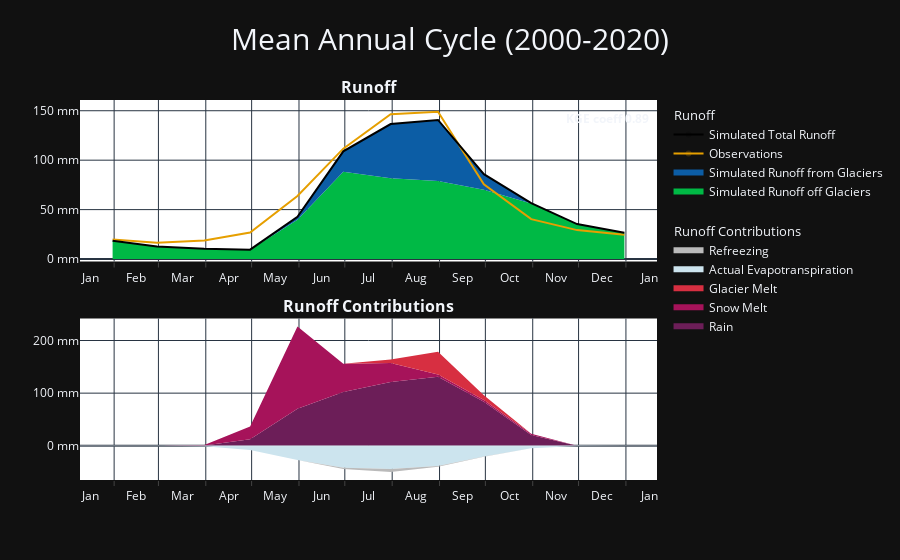

Notebook cell for this chart:
### Markdown cell above
The same works for the long-term seasonal cycle.

### Code cell
output_matilda[10].show()

### Figure 1 — Plotly figure (JSON) as saved in the notebook; plotly's stock layout.template omitted (floating-point values rounded to 4 significant figures)
{"data": [{"fillcolor": "#00B945", "legendgroup": "runoff", "legendgrouptitle": {"text": "Runoff"}, "marker": {"opacity": 0}, "mode": "none", "name": "Simulated Runoff off Glaciers", "stackgroup": "one", "type": "scatter", "x": ["2000-01-31T00:00:00", "2000-02-29T00:00:00", "2000-03-31T00:00:00", "2000-04-30T00:00:00", "2000-05-31T00:00:00", "2000-06-30T00:00:00", "2000-07-31T00:00:00", "2000-08-31T00:00:00", "2000-09-30T00:00:00", "2000-10-31T00:00:00", "2000-11-30T00:00:00", "2000-12-31T00:00:00"], "xaxis": "x", "y": [18.6, 12.82, 10.36, 9.434, 39.86, 88.19, 81.62, 78.96, 69.99, 56.13, 35.37, 26.68], "yaxis": "y"}, {"fillcolor": "#0C5DA5", "legendgroup": "runoff", "marker": {"opacity": 0}, "mode": "none", "name": "Simulated Runoff from Glaciers", "stackgroup": "one", "type": "scatter", "x": ["2000-01-31T00:00:00", "2000-02-29T00:00:00", "2000-03-31T00:00:00", "2000-04-30T00:00:00", "2000-05-31T00:00:00", "2000-06-30T00:00:00", "2000-07-31T00:00:00", "2000-08-31T00:00:00", "2000-09-30T00:00:00", "2000-10-31T00:00:00", "2000-11-30T00:00:00", "2000-12-31T00:00:00"], "xaxis": "x", "y": [2.587e-37, 1.735e-43, 5.059e-48, 0.0541, 2.862, 20.72, 54.89, 61.74, 15.84, 0.4125, 2.983e-18, 1.895e-29], "yaxis": "y"}, {"legendgroup": "runoff", "line": {"color": "#E69F00"}, "marker": {"opacity": 0}, "name": "Observations", "type": "scatter", "x": ["2000-01-31T00:00:00", "2000-02-29T00:00:00", "2000-03-31T00:00:00", "2000-04-30T00:00:00", "2000-05-31T00:00:00", "2000-06-30T00:00:00", "2000-07-31T00:00:00", "2000-08-31T00:00:00", "2000-09-30T00:00:00", "2000-10-31T00:00:00", "2000-11-30T00:00:00", "2000-12-31T00:00:00"], "xaxis": "x", "y": [19.72, 16.44, 18.85, 26.87, 63.85, 111.7, 146.4, 148.9, 75.64, 40.4, 29.26, 24.48], "yaxis": "y"}, {"legendgroup": "runoff", "line": {"color": "black"}, "marker": {"opacity": 0}, "name": "Simulated Total Runoff", "type": "scatter", "x": ["2000-01-31T00:00:00", "2000-02-29T00:00:00", "2000-03-31T00:00:00", "2000-04-30T00:00:00", "2000-05-31T00:00:00", "2000-06-30T00:00:00", "2000-07-31T00:00:00", "2000-08-31T00:00:00", "2000-09-30T00:00:00", "2000-10-31T00:00:00", "2000-11-30T00:00:00", "2000-12-31T00:00:00"], "xaxis": "x", "y": [18.6, 12.82, 10.36, 9.488, 42.72, 108.9, 136.5, 140.7, 85.83, 56.54, 35.37, 26.68], "yaxis": "y"}, {"fillcolor": "#6c1e58", "legendgroup": "runoff2", "legendgrouptitle": {"text": "Runoff Contributions"}, "marker": {"opacity": 0}, "mode": "none", "name": "Rain", "stackgroup": "one", "type": "scatter", "x": ["2000-01-31T00:00:00", "2000-02-29T00:00:00", "2000-03-31T00:00:00", "2000-04-30T00:00:00", "2000-05-31T00:00:00", "2000-06-30T00:00:00", "2000-07-31T00:00:00", "2000-08-31T00:00:00", "2000-09-30T00:00:00", "2000-10-31T00:00:00", "2000-11-30T00:00:00", "2000-12-31T00:00:00"], "xaxis": "x2", "y": [0.0, 0.0, 0.653, 12.64, 70.13, 102.3, 121.1, 131.2, 83.6, 20.56, 0.1494, 0.0], "yaxis": "y2"}, {"fillcolor": "#a6135a", "legendgroup": "runoff2", "marker": {"opacity": 0}, "mode": "none", "name": "Snow Melt", "stackgroup": "one", "type": "scatter", "x": ["2000-01-31T00:00:00", "2000-02-29T00:00:00", "2000-03-31T00:00:00", "2000-04-30T00:00:00", "2000-05-31T00:00:00", "2000-06-30T00:00:00", "2000-07-31T00:00:00", "2000-08-31T00:00:00", "2000-09-30T00:00:00", "2000-10-31T00:00:00", "2000-11-30T00:00:00", "2000-12-31T00:00:00"], "xaxis": "x2", "y": [4.762e-06, 0.0, 0.6507, 24.22, 156.3, 53.48, 36.32, 4.21, 3.521, 2.366, 0.0, 0.0], "yaxis": "y2"}, {"fillcolor": "#d72f41", "legendgroup": "runoff2", "marker": {"opacity": 0}, "mode": "none", "name": "Glacier Melt", "stackgroup": "one", "type": "scatter", "x": ["2000-01-31T00:00:00", "2000-02-29T00:00:00", "2000-03-31T00:00:00", "2000-04-30T00:00:00", "2000-05-31T00:00:00", "2000-06-30T00:00:00", "2000-07-31T00:00:00", "2000-08-31T00:00:00", "2000-09-30T00:00:00", "2000-10-31T00:00:00", "2000-11-30T00:00:00", "2000-12-31T00:00:00"], "xaxis": "x2", "y": [0.0, 0.0, 0.0, 0.0, 0.0, 0.0, 6.606, 43.16, 8.878, 0.1522, 0.0, 0.0], "yaxis": "y2"}, {"fillcolor": "#cce4ee", "legendgroup": "runoff2", "marker": {"opacity": 0}, "mode": "none", "name": "Actual Evapotranspiration", "stackgroup": "two", "type": "scatter", "x": ["2000-01-31T00:00:00", "2000-02-29T00:00:00", "2000-03-31T00:00:00", "2000-04-30T00:00:00", "2000-05-31T00:00:00", "2000-06-30T00:00:00", "2000-07-31T00:00:00", "2000-08-31T00:00:00", "2000-09-30T00:00:00", "2000-10-31T00:00:00", "2000-11-30T00:00:00", "2000-12-31T00:00:00"], "xaxis": "x2", "y": [-4.762e-06, -0.002379, -0.922, -7.977, -26.96, -41.67, -44.12, -38.61, -20.45, -4.563, -0.202, -0.001111], "yaxis": "y2"}, {"fillcolor": "#bababa", "legendgroup": "runoff2", "marker": {"opacity": 0}, "mode": "none", "name": "Refreezing", "stackgroup": "two", "type": "scatter", "x": ["2000-01-31T00:00:00", "2000-02-29T00:00:00", "2000-03-31T00:00:00", "2000-04-30T00:00:00", "2000-05-31T00:00:00", "2000-06-30T00:00:00", "2000-07-31T00:00:00", "2000-08-31T00:00:00", "2000-09-30T00:00:00", "2000-10-31T00:00:00", "2000-11-30T00:00:00", "2000-12-31T00:00:00"], "xaxis": "x2", "y": [-9.524e-06, -0.0, -0.003182, -0.03046, -0.1654, -2.239, -5.514, -1.063, -0.2266, -0.00471, -0.0, -0.0], "yaxis": "y2"}], "layout": {"annotations": [{"font": {"size": 16}, "showarrow": false, "text": "<b> Runoff </b>", "x": 0.5, "xanchor": "center", "xref": "paper", "y": 1.0, "yanchor": "bottom", "yref": "paper"}, {"font": {"size": 16}, "showarrow": false, "text": "<b> Runoff Contributions </b>", "x": 0.5, "xanchor": "center", "xref": "paper", "y": 0.425, "yanchor": "bottom", "yref": "paper"}, {"showarrow": false, "text": "<b>KGE coeff 0.89</b>", "x": 0.99, "xanchor": "right", "xref": "x domain", "y": 0.95, "yref": "y domain"}], "hovermode": "x", "legend": {"groupclick": "toggleitem", "tracegroupgap": 20}, "plot_bgcolor": "white", "shapes": [{"line": {"width": 0.5}, "type": "line", "x0": 0, "x1": 1, "xref": "x2 domain", "y0": 0, "y1": 0, "yref": "y2"}], "title": {"font": {"size": 30}, "text": "Mean Annual Cycle (2000-2020)", "x": 0.5, "xanchor": "center"}, "xaxis": {"anchor": "y", "domain": [0.0, 1.0], "dtick": "M1", "hoverformat": "%d\n%b", "matches": "x2", "showticklabels": true, "tickformat": "%b", "ticklabelmode": "period", "ticks": "outside"}, "xaxis2": {"anchor": "y2", "domain": [0.0, 1.0], "dtick": "M1", "hoverformat": "%d\n%b", "tickformat": "%b", "ticklabelmode": "period", "ticks": "outside"}, "yaxis": {"anchor": "x", "domain": [0.575, 1.0], "ticksuffix": " mm"}, "yaxis2": {"anchor": "x2", "domain": [0.0, 0.425], "ticksuffix": " mm"}}}
